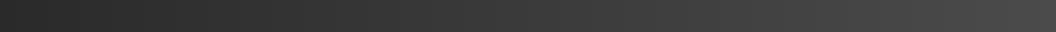
<?xml version="1.0" encoding="UTF-8"?>
<ui version="4.0">
 <class>BottomBar</class>
 <widget class="QWidget" name="BottomBar">
  <property name="geometry">
   <rect>
    <x>0</x>
    <y>0</y>
    <width>1056</width>
    <height>32</height>
   </rect>
  </property>
  <property name="sizePolicy">
   <sizepolicy hsizetype="Preferred" vsizetype="Preferred">
    <horstretch>0</horstretch>
    <verstretch>0</verstretch>
   </sizepolicy>
  </property>
  <property name="minimumSize">
   <size>
    <width>0</width>
    <height>0</height>
   </size>
  </property>
  <property name="maximumSize">
   <size>
    <width>16777215</width>
    <height>16777215</height>
   </size>
  </property>
  <property name="windowTitle">
   <string>Form</string>
  </property>
  <property name="styleSheet">
   <string notr="true">/* Background color */

/*
2a2a2a
4b4b4b
*/

QWidget#BottomBar {
	background: qlineargradient(spread:pad, x1:0, y1:0, x2:1, y2:0, stop:0 #2a2a2a, stop: 1.0 #4b4b4b);
}


QLabel#label_msgHubStatus, #label_generalMsg, #label222 {
	color:#ccc6c0;
}


/* ICON VERT */
QLabel#label_circle {
	image: url(:/image/icon/greenc);
	border-radius: 1px;
	margin-top:3px;
}



</string>
  </property>
  <layout class="QHBoxLayout" name="horizontalLayout">
   <property name="spacing">
    <number>3</number>
   </property>
   <property name="leftMargin">
    <number>2</number>
   </property>
   <property name="topMargin">
    <number>0</number>
   </property>
   <property name="rightMargin">
    <number>2</number>
   </property>
   <property name="bottomMargin">
    <number>0</number>
   </property>
   <item>
    <spacer name="horizontalSpacer">
     <property name="orientation">
      <enum>Qt::Horizontal</enum>
     </property>
     <property name="sizeType">
      <enum>QSizePolicy::Fixed</enum>
     </property>
     <property name="sizeHint" stdset="0">
      <size>
       <width>270</width>
       <height>20</height>
      </size>
     </property>
    </spacer>
   </item>
   <item>
    <widget class="FaderLabel" name="label_generalMsg">
     <property name="text">
      <string/>
     </property>
     <property name="alignment">
      <set>Qt::AlignCenter</set>
     </property>
    </widget>
   </item>
   <item>
    <widget class="FaderLabel" name="label_msgHubStatus">
     <property name="sizePolicy">
      <sizepolicy hsizetype="Preferred" vsizetype="Preferred">
       <horstretch>0</horstretch>
       <verstretch>0</verstretch>
      </sizepolicy>
     </property>
     <property name="minimumSize">
      <size>
       <width>175</width>
       <height>0</height>
      </size>
     </property>
     <property name="maximumSize">
      <size>
       <width>175</width>
       <height>16777215</height>
      </size>
     </property>
     <property name="cursor">
      <cursorShape>PointingHandCursor</cursorShape>
     </property>
     <property name="text">
      <string/>
     </property>
     <property name="alignment">
      <set>Qt::AlignRight|Qt::AlignTrailing|Qt::AlignVCenter</set>
     </property>
    </widget>
   </item>
   <item>
    <widget class="ClickableLabel" name="label_circle">
     <property name="sizePolicy">
      <sizepolicy hsizetype="Fixed" vsizetype="Fixed">
       <horstretch>0</horstretch>
       <verstretch>0</verstretch>
      </sizepolicy>
     </property>
     <property name="minimumSize">
      <size>
       <width>12</width>
       <height>12</height>
      </size>
     </property>
     <property name="maximumSize">
      <size>
       <width>12</width>
       <height>12</height>
      </size>
     </property>
     <property name="cursor">
      <cursorShape>PointingHandCursor</cursorShape>
     </property>
     <property name="text">
      <string/>
     </property>
     <property name="alignment">
      <set>Qt::AlignBottom|Qt::AlignRight|Qt::AlignTrailing</set>
     </property>
    </widget>
   </item>
  </layout>
 </widget>
 <customwidgets>
  <customwidget>
   <class>ClickableLabel</class>
   <extends>QLabel</extends>
   <header>clickablelabel.h</header>
  </customwidget>
  <customwidget>
   <class>FaderLabel</class>
   <extends>QLabel</extends>
   <header>faderlabel.h</header>
  </customwidget>
 </customwidgets>
 <resources/>
 <connections/>
</ui>
